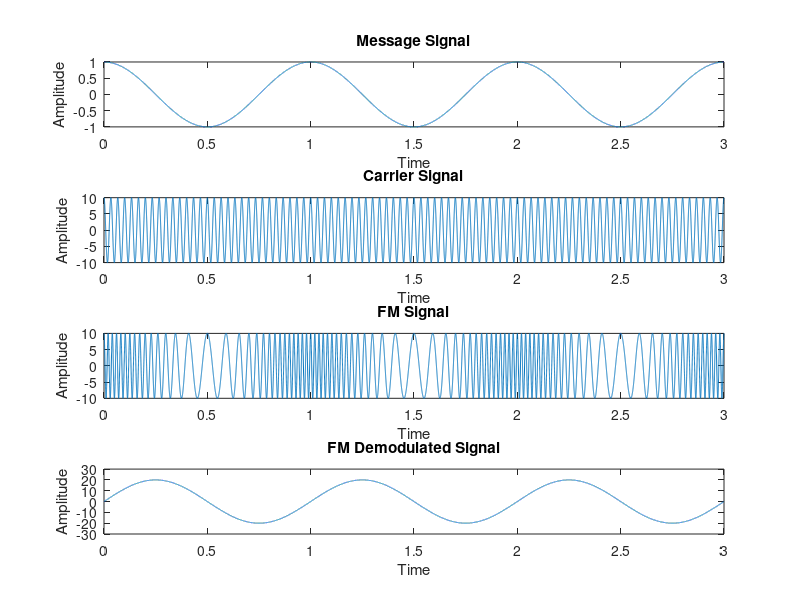

Recreate this plot in MATLAB.
clc;
close all;

fs=10000;
dt=1/fs;
t=0:dt:3;
M=20;

fc=30;
Ac=10;
ct=Ac*cos(2*pi*fc*t);

Fm=1;
Am=1;
mt=Am*cos(2*pi*Fm*t);
subplot(4,1,1);
plot(t,mt),xlabel('Time'),ylabel('Amplitude'),title('Message Signal');
subplot(4,1,2);
plot(t,ct),xlabel('Time'),ylabel('Amplitude'),title('Carrier Signal');


st=Ac*cos(2*pi*fc*t+M*sin(2*pi*Fm*t));
subplot(4,1,3);
plot(t,st),xlabel('Time'),ylabel('Amplitude'),title('FM Signal');

dm=hilbert(st).*exp(-1i*2*pi*fc*t);
z=unwrap(angle(dm));
subplot(4,1,4);
plot(t,z),xlabel('Time'),ylabel('Amplitude'),title('FM Demodulated Signal');
